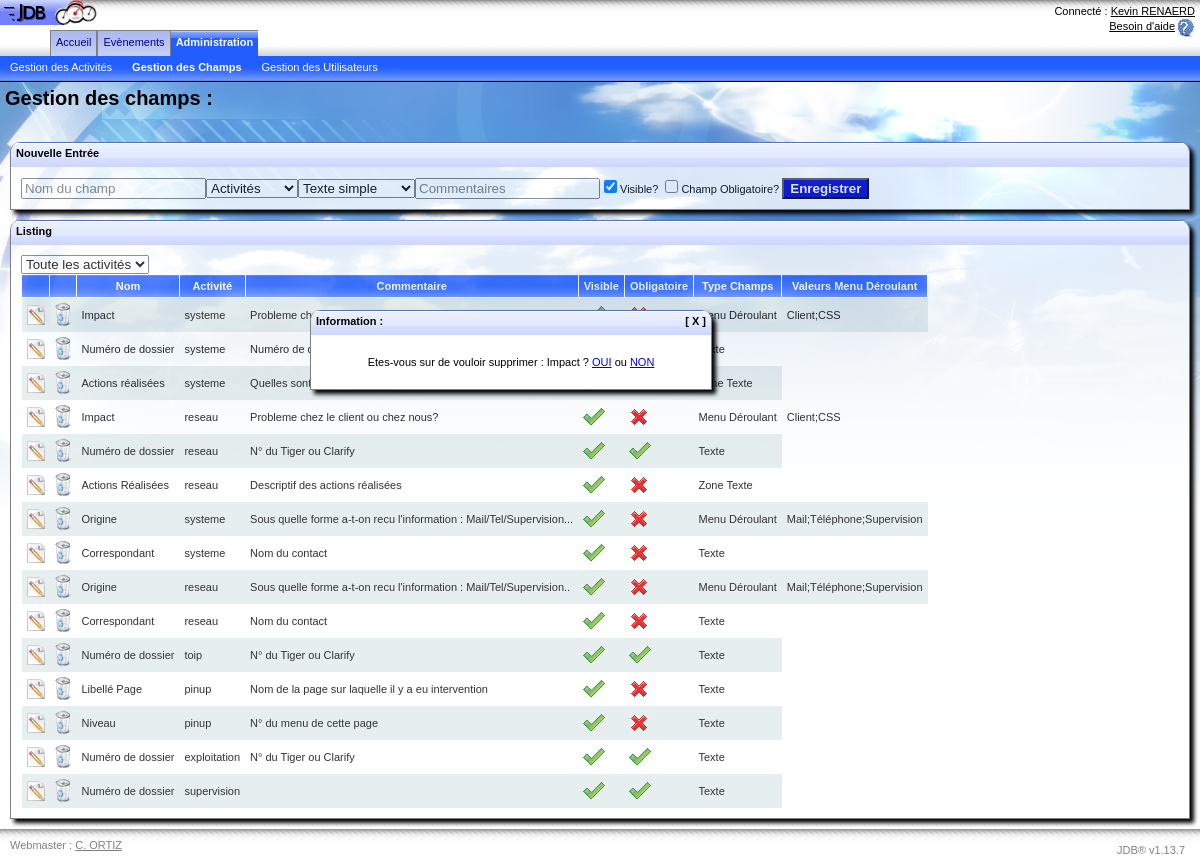
The app's page /admin/manager_field.php?conf_suppr=4&name=Impact (signed in) with its own data.
### tables this page shows
CREATE TABLE `jdb_champs` (
  `id` int(11) NOT NULL auto_increment,
  `nom` varchar(255) NOT NULL,
  `nick` varchar(255) NOT NULL,
  `activite` varchar(255) NOT NULL,
  `commentaire` text NOT NULL,
  `correspondance` smallint(6) NOT NULL,
  `type` enum('text','textarea','select') NOT NULL default 'text',
  `menu` varchar(255) NOT NULL,
  `is_oblig` tinyint(1) NOT NULL default '0',
  `visible` tinyint(1) NOT NULL default '1',
  PRIMARY KEY  (`id`)
);

### admin/manager_field.php (the view, shortened to what this page needs)
<?php session_start();
	require_once( "../".$_SESSION['folder_engine']."functions.php" );
?>
<!DOCTYPE html PUBLIC "-//W3C//DTD XHTML 1.0 Transitional//EN" "http://www.w3.org/TR/xhtml1/DTD/xhtml1-transitional.dtd">
<html xmlns="http://www.w3.org/1999/xhtml">
<head>
	<link rel="stylesheet" media="screen" type="text/css" title="Design" href="../design.css" />
</head>
<body>
<?php
	echo '<div class="corps_background">';
	echo '<div class="titre_general">
	<div class="titre">
		Gestion des champs :
	</div class="titre">
</div class="titre_general">';
	echo '<div class="menu_options_general">';
	echo '<div class="menu_options_titre">';
	if( isset( $_GET['modif'] ) ){
		if( $_GET['modif'] == '')
			echo "Nouvelle Entrée";
		else
			echo "Modification d'une Entrée";
	}else
		echo "Nouvelle Entrée";
	echo '</div>';
	echo '<div class="menu_options_corps">';
	echo '<form method="post" id="form_filtre" name="form_filtre" action="manager_field.php">';
		echo '<input type="text" name="nom" value="';
		if( isset( $_GET['modif'] ) )
			echo $data['nom'];
		echo '" placeholder="Nom du champ" title="Nom du champ"/>';
		echo '<select name="activite" id="activite" title="Activité à laquelle se rattache ce champ">';
		echo '<option value="-1">Activités</option>';
		echo '</select>';
		echo '<select name="type" id="type" title="Type de champ" onchange="is_a_select_field();">';
			echo '<option value="text">Texte simple</option>';
		echo '</select>';
		echo '<input type="text" name="commentaire" value="';
		if( isset( $_GET['modif'] ) )
			echo $data['commentaire'];
		echo '" placeholder="Commentaires" title="Commentaire sur le champ"/>';
		echo '<input type="checkbox" name="visible" ';
		if( isset( $_GET['modif'] )){
			if( $data['visible'] == '1' )
				echo 'checked';
		}else
			echo 'checked';
		echo' />Visible? ';
		echo '<input type="checkbox" name="oblig" ';
		if( isset( $_GET['modif'] ))
			if( $data['is_oblig'] == '1' )
				echo 'checked';
		echo' />Champ Obligatoire? ';
		echo '<input type="submit" name="go" value="Enregistrer" class="create"/>';
	echo '</form>';
	echo '</div class="corps_menu">';
	echo '</div class="grand_menu">';
	echo '<div class="corps_general">';
	echo '<div class="corps_titre">';
		echo "Listing";
	echo '</div>';
	echo '<div class="corps_corps">';
	echo '<form method="post" id="form_filtre_affiche" name="form_filtre_affiche" action="manager_field.php" >';
		echo '<select name="filtre_activite" id="filtre_activite" onchange="auto_post();">';
			echo '<option value="-1">Toute les activités</option>';
		echo '</select>';
	echo '</form>';
	echo '<table>';
	echo '<tr>';
		echo '<th > </th>';
		echo '<th > </th>';
		echo '<th> Nom </th>';
		echo '<th> Activité </th>';
		echo '<th> Commentaire </th>';
		echo '<th> Visible </th>';
		echo '<th> Obligatoire </th>';
		echo '<th> Type Champs</th>';
		echo '<th> Valeurs Menu Déroulant</th>';
	echo '</tr>';
	$reqLine = "SELECT * FROM jdb_champs";
	$req = mysql_query( $reqLine );
	$count_line = 0;
	while( $data = mysql_fetch_array( $req )){
		$is_pair = is_pair( $count_line++ );
		echo '<tr>';
			echo '<td '; if( $is_pair ) echo 'style="background-color:#E2EAEB;"'; echo ' ><a href="manager_field.php?modif='.$data['id'].'" title="Modifier"><img src="../'.$_SESSION['folder_images'].'edit.gif" /></a></td>';
			echo '<td '; if( $is_pair ) echo 'style="background-color:#E2EAEB;"'; echo ' ><a href="manager_field.php?conf_suppr='.$data['id'].'&name='.$data['nom'].'" title="Supprimer"><img src="../'.$_SESSION['folder_images'].'delete.gif" /></a></td>';
			echo '<td '; if( $is_pair ) echo 'style="background-color:#E2EAEB;"'; echo ' >'.$data['nom'].'</td>';
			echo '<td '; if( $is_pair ) echo 'style="background-color:#E2EAEB;"'; echo ' >'.$data['activite'].'</td>';
			echo '<td '; if( $is_pair ) echo 'style="background-color:#E2EAEB;"'; echo ' >'.$data['commentaire'].'</td>';
			echo '<td '; if( $is_pair ) echo 'style="background-color:#E2EAEB;"'; echo ' >';if( $data['visible'] == '1' ) echo '<img src="../'.$_SESSION['folder_images'].'true.gif">'; else echo '<img src="../'.$_SESSION['folder_images'].'false.gif">'; echo '</td>';
			echo '<td '; if( $is_pair ) echo 'style="background-color:#E2EAEB;"'; echo ' >';if( $data['is_oblig'] == 1 ) echo '<img src="../'.$_SESSION['folder_images'].'true.gif">'; else echo '<img src="../'.$_SESSION['folder_images'].'false.gif">'; echo '</td>';
			echo '<td '; if( $is_pair ) echo 'style="background-color:#E2EAEB;"'; echo ' >';
			switch( $data['type'] ){
				case "text" : echo "Texte"; break;
				case "textarea" : echo "Zone Texte"; break;
				case "select" : echo "Menu Déroulant"; break;
			}
			echo '</td>';
			if( $data['type'] == "select" ){
				echo '<td '; if( $is_pair ) echo 'style="background-color:#E2EAEB;"'; echo ' >'.$data['menu'].'</td>';
			}
		echo '</tr>';
	}
	echo '</table>';
	echo '</div >';
	echo '</div >';
	if( $_SESSION['message'] != '' ){
		echo '<div class="message" id="message">';
		echo '<div class="message_titre">';
		echo '<a href="#" onclick="montre_div(\'message\');" style="float:right; padding-right:5px">[ X ]</a>';
		echo 'Information : <br />';
		echo '</div>';
		echo '<div class="message_corps">';
		echo '<p>'.$_SESSION['message'].'</p>';
		echo '</div></div>';
	}
	echo '</div class="corps_background">';
?>
</body>
</html>

### design.css (style rules this page uses)
body { color: #000000; font-family: Arial,Helvetica,sans-serif; font-size: 11px; background: url("files/images/hdrNameBg.gif"); background-repeat : repeat-x; margin : 0px; }
table { border-collapse: collapse; }
td { border: none; padding : 5px; }
th { background: url("files/images/level2TabBg.gif"); color : #FFFFFF; border: 1px solid white; padding : 5px; }
a img { border: none; }
.create { background-color: #0000CD; color: #FFFFFF; font-weight: bold; }
.corps_background { background-attachment: fixed; background-image: url("files/images/background.jpg"); background-position: center top; background-repeat: no-repeat; min-height : 530px; }
.titre_general { height : 50px; font-size: 20px; font-weight: bolder; }
.titre { margin-top : 5px; margin-left : 5px; float : left; }
.menu_options_general { margin : 10px; border : 1px solid grey; border-top : none; border-radius: 10px 10px 0px 0px; box-shadow: 4px 4px 4px black; }
.menu_options_titre { height : 20px; padding-top : 5px; padding-left : 5px; background: url("files/images/mailSubHeaderBg2.gif"); background-repeat : repeat-x; font-weight: bolder; border-radius: 10px 10px 0px 0px; }
.menu_options_corps { padding : 10px; background-color : #FFFFFF; opacity:0.8; }
.corps_general { margin : 10px; border : 1px solid grey; border-top : none; border-radius: 10px 10px 0px 0px; box-shadow: 4px 4px 4px black; }
.corps_titre { height : 20px; padding-top : 5px; padding-left : 5px; background: url("files/images/mailSubHeaderBg2.gif"); background-repeat : repeat-x; font-weight: bolder; border-radius: 10px 10px 0px 0px; }
.corps_corps { padding : 10px; background-color : #FFFFFF; opacity:0.8; -ms-filter: "alpha(opacity=80)"; filter : alpha(opacity=80); }
.message { position: absolute; left : 300px; top : 300px; width : 400px; margin : 10px; border : 1px solid grey; border-top : none; border-radius: 10px 10px 0px 0px; box-shadow: 4px 4px 4px black; background-color : #FFFFFF; }
.message_titre { height : 20px; padding-top : 5px; padding-left : 5px; background: url("files/images/mailSubHeaderBg2.gif"); background-repeat : repeat-x; font-weight: bolder; border-radius: 10px 10px 0px 0px; }
.message_corps { text-align: center; padding : 10px; }
.message_titre a { color: #000000; text-decoration: none; }

### records on screen
jdb_champs: nom "Impact", activite "systeme", commentaire "Probleme…", type "Menu Déroulant", menu "Client;CSS"
jdb_champs: nom "Numéro de dossier", activite "systeme", commentaire "Numéro de…"
jdb_champs: nom "Actions réalisées", activite "systeme", commentaire "Quelles sont…", type "Zone Texte"
jdb_champs: nom "Impact", activite "reseau", commentaire "Probleme chez le client ou chez nous?", visible 1 (drawn), is_oblig 0 (drawn), type "Menu Déroulant", menu "Client;CSS"
jdb_champs: nom "Numéro de dossier", activite "reseau", commentaire "N° du Tiger ou Clarify", visible 1 (drawn), is_oblig 1 (drawn), type "Texte"
jdb_champs: nom "Actions Réalisées", activite "reseau", commentaire "Descriptif des actions réalisées", visible 1 (drawn), is_oblig 0 (drawn), type "Zone Texte"
jdb_champs: nom "Origine", activite "systeme", commentaire "Sous quelle forme a-t-on recu l'information : Mail/Tel/Supervision...", visible 1 (drawn), is_oblig 0 (drawn), type "Menu Déroulant", menu "Mail;Téléphone;Supervision"
jdb_champs: nom "Correspondant", activite "systeme", commentaire "Nom du contact", visible 1 (drawn), is_oblig 0 (drawn), type "Texte"
jdb_champs: nom "Origine", activite "reseau", commentaire "Sous quelle forme a-t-on recu l'information : Mail/Tel/Supervision..", visible 1 (drawn), is_oblig 0 (drawn), type "Menu Déroulant", menu "Mail;Téléphone;Supervision"
jdb_champs: nom "Correspondant", activite "reseau", commentaire "Nom du contact", visible 1 (drawn), is_oblig 0 (drawn), type "Texte"
jdb_champs: nom "Numéro de dossier", activite "toip", commentaire "N° du Tiger ou Clarify", visible 1 (drawn), is_oblig 1 (drawn), type "Texte"
jdb_champs: nom "Libellé Page", activite "pinup", commentaire "Nom de la page sur laquelle il y a eu intervention", visible 1 (drawn), is_oblig 0 (drawn), type "Texte"
jdb_champs: nom "Niveau", activite "pinup", commentaire "N° du menu de cette page", visible 1 (drawn), is_oblig 0 (drawn), type "Texte"
jdb_champs: nom "Numéro de dossier", activite "exploitation", commentaire "N° du Tiger ou Clarify", visible 1 (drawn), is_oblig 1 (drawn), type "Texte"
jdb_champs: nom "Numéro de dossier", activite "supervision", visible 1 (drawn), is_oblig 1 (drawn), type "Texte"

### other values on screen
$_SESSION['name'] "Kevin RENAERD"
$_SESSION['message'] "Etes-vous sur de vouloir supprimer : Impact ? OUI ou NON"
